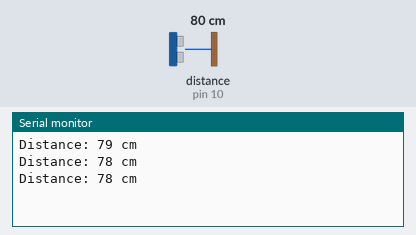
This sketch was run on a simulated Arduino Uno, built with avr-gcc and run on an emulated ATmega328P. On the bench: the last lines printed to the serial monitor. Wiring (inferred from the names in the program): ultrasonic range finder: trigger pin 9; echo pin 10. The test bench sets the inputs (shaded band); at power-on: distance to the obstacle (sensor on pin 10) 80 cm. The echo pulse lasts 58.3 µs per cm.

Above: at 1.3 s.
1.4 s: distance to the obstacle (sensor on pin 10) set to 2 cm
At 1.83 s:
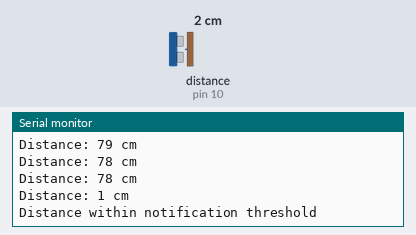
3.5 s: distance to the obstacle (sensor on pin 10) set to 18 cm
At 3.84 s:
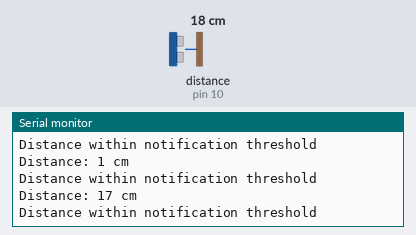
6.5 s: distance to the obstacle (sensor on pin 10) set to 4 cm
At 6.85 s:
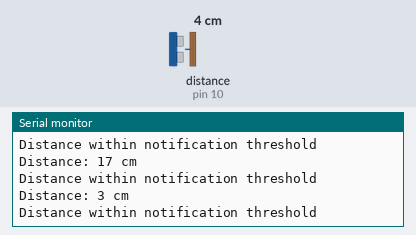
9.5 s: distance to the obstacle (sensor on pin 10) set to 9 cm
At 9.86 s:
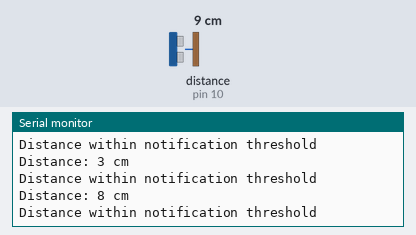
12.5 s: distance to the obstacle (sensor on pin 10) set to 60 cm
At 13.0 s:
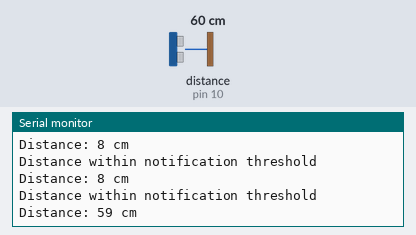
Timing chart, 0 to 15.5 s (numbered marks = the images above; inputs shaded):
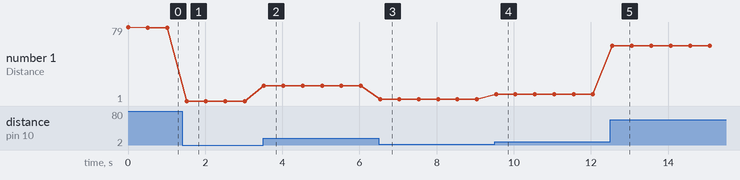

The sketch:

ver2.0.ino
```cpp
// 초음파 센서를 연결할 핀들을 지정합니다.
const int trigPin = 9;
const int echoPin = 10;

// 알림을 보낼 거리의 기준값을 설정합니다.
const int notifyDistance = 20; // 20cm

void setup() {
  // Serial 통신을 초기화합니다.
  Serial.begin(9600);

  // 핀 모드를 설정합니다.
  pinMode(trigPin, OUTPUT);
  pinMode(echoPin, INPUT);
}

void loop() {
  // 초음파 센서에 신호를 보내 측정을 시작합니다.
  digitalWrite(trigPin, LOW);
  delayMicroseconds(2);
  digitalWrite(trigPin, HIGH);
  delayMicroseconds(10);
  digitalWrite(trigPin, LOW);

  // 초음파를 보낸 후 센서로부터 돌아오는 에코 신호의 지속 시간을 측정합니다.
  long duration = pulseIn(echoPin, HIGH);

  // 에코 신호의 지속 시간으로 거리를 계산합니다. (단위: cm)
  int distance = duration * 0.034 / 2;

  //  거리를 시리얼 모니터에 출력합니다.
  Serial.print("Distance: ");
  Serial.print(distance);
  Serial.println(" cm");

  //  거리가 알림 기준값 이하인 경우 알림을 보냅니다.
  if (distance <= notifyDistance) {
    // 시리얼 모니터에 알림을 출력합니다.
    Serial.println("Distance within notification threshold");
    // 여기에 실제로 알림을 보내는 코드를 추가할 수 있습니다. (예: 부저, LED 등)
  }

  // 다음 측정을 위해 잠시 기다립니다.
  delay(500);
}
```

Measured:
- after the input at 1.4 s, the serial monitor: prints a new line after 0.12 s (image 1)
- after the input at 3.5 s, the serial monitor: prints a new line at once (image 2)
- after the input at 6.5 s, the serial monitor: prints a new line at once (image 3)
- after the input at 9.5 s, the serial monitor: prints a new line at once (image 4)
- after the input at 12.5 s, the serial monitor: prints a new line after 0.05 s (image 5)
- plotted number 1: 78 → 1 after the input at 1.4 s, 1 → 17 after the input at 3.5 s, 17 → 3 after the input at 6.5 s, 3 → 8 after the input at 9.5 s, 8 → 59 after the input at 12.5 s
